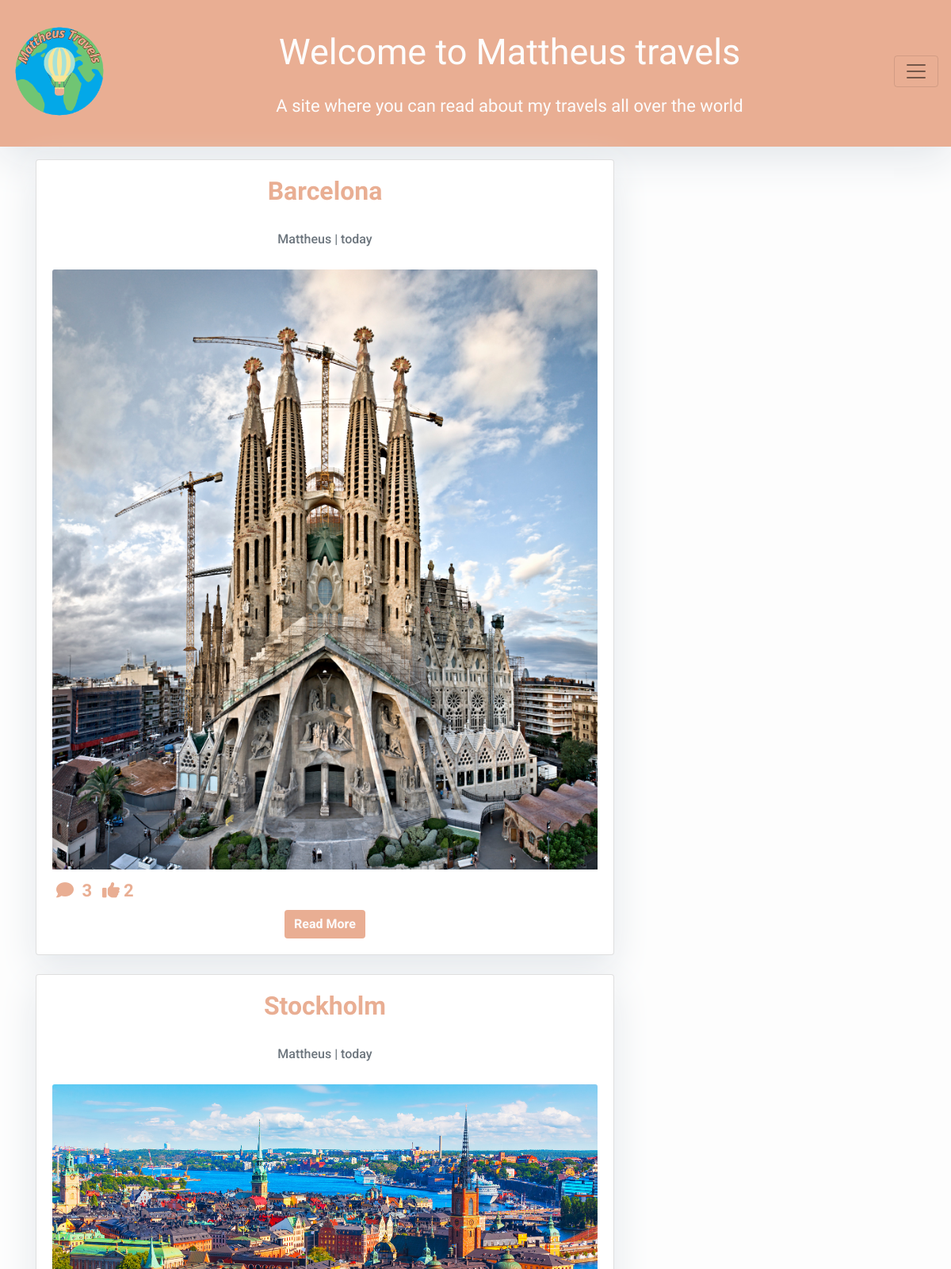
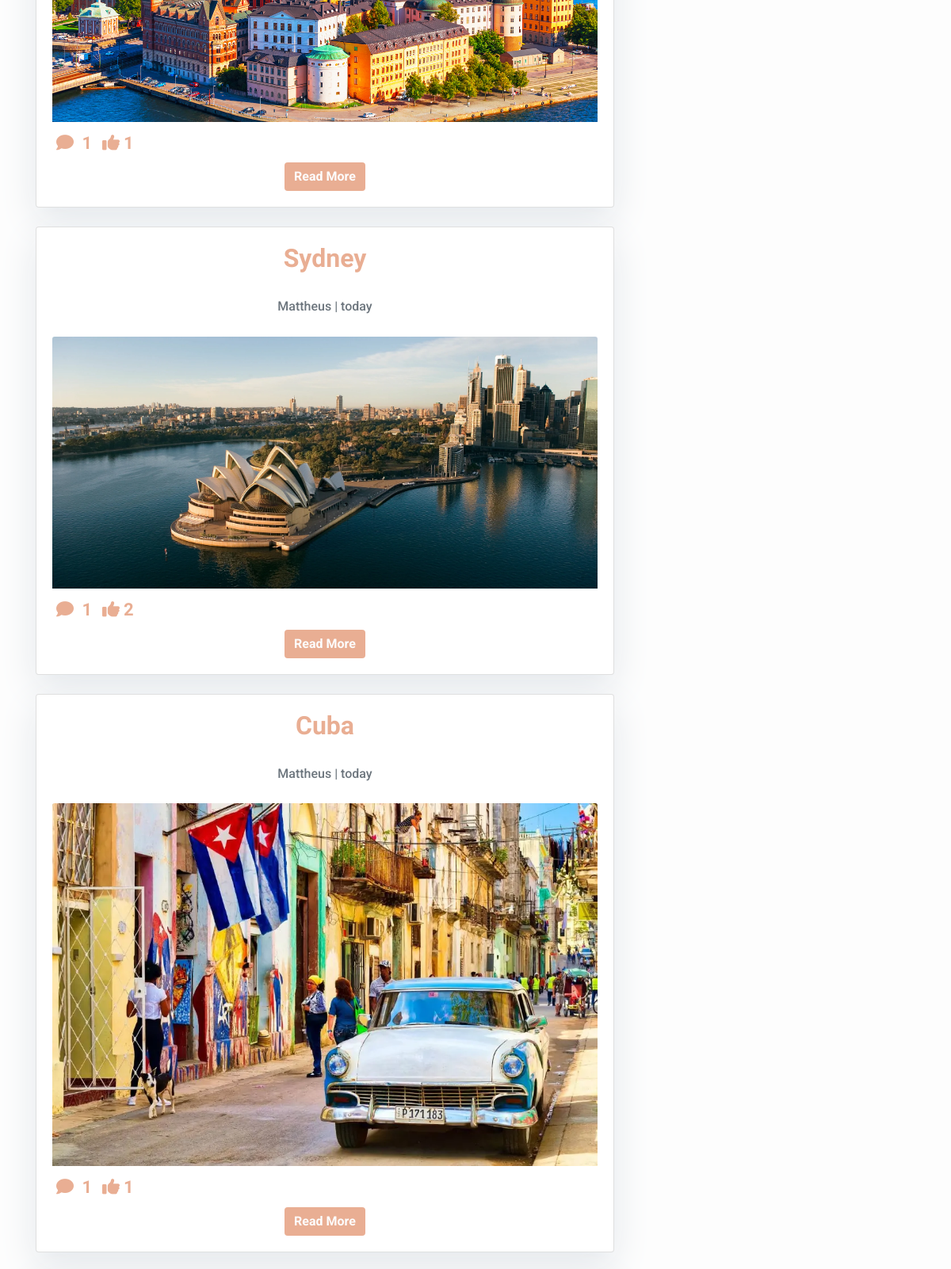
The page / (upper part) on the database its author committed (2 pictures, top to bottom).
### blog/models.py (models this page shows, shortened)
class Post(models.Model):
    title = models.CharField(max_length=200, unique=True)
    slug = models.SlugField(max_length=200, unique=True)
    author = models.ForeignKey(User, on_delete=models.CASCADE, related_name="blog_posts")
    updated_on = models.DateTimeField(auto_now=True)
    content = models.TextField()
    created_on = models.DateTimeField(auto_now_add=True)
    status = models.IntegerField(choices=STATUS, default=0)
    image = models.ImageField(upload_to="images/", blank=True, null=True)
    likes = models.ManyToManyField(User, related_name='liked_posts', blank=True)
    class Meta:
        ordering = ["-created_on"]

### blog/views.py (the view)
# urls.py: path('', views.PostList.as_view(), name='home'),
class PostList(generic.ListView):
    queryset = Post.objects.filter(status=1).order_by('-created_on')
    template_name = 'index.html'

### templates/index.html (shortened to what this page needs)
{% extends "base.html" %}
{% load static %}
{% load crispy_forms_tags %}
{% block content %}
{% load humanize %}
<div class="container text-center">
    <div class="row">
        <div class="col-md-8 mt-3">
            {% for post in post_list %}
            <div class="card mb-4">
                <div class="card-body">
                    <h2 class="card-title">{{ post.title }}</h2>
                    <p class="card-text text-muted h6">{{ post.author }} | {{ post.created_on | naturalday }} </p>
                    {% if post.image %}
                    <img src="{{ post.image.url }}" alt="{{ post.title }}" class="card-img-top">
                    {% endif %}
                    <div class="d-flex align-items-center mb-2">
                        <p class="card-text-comments m-0 mr-2"><i class="fas fa-comment"></i> {{ post.comments.count }}</p>
                        <p class="card-text-likes m-0"><i class="fas fa-thumbs-up"></i>{{ post.likes.count }}</p>
                    </div>
                    <a href="{% url 'post_detail' post.slug  %}" class="btn btn-primary">Read More</a>
                </div>
            </div>
            {% endfor %}
        </div>
    </div>
</div>
{%endblock%}

### static/css/style.css (style rules this page uses)
body { font-family: "Roboto", sans-serif; font-size: 22px; background-color: #fdfdfd; min-height: 100vh; }
i { color: #E9AE93; padding: 5px; padding-top: 15px; }
a { color: #E9AE93; }
.btn-primary { color: #fdfdfd; background-color: #E9AE93; text-decoration: none; font-weight: bold; border: none; }
.card { box-shadow: 0 16px 48px #E3E7EB; }
.card-title { color: #E9AE93; font-weight: bold; font-family: "Alkatra"; }
.card-text-comments { color: #E9AE93; font-weight: bold; font-family: "Alkatra"; }
.card-text-likes { color: #E9AE93; font-weight: bold; font-family: "Alkatra"; }
.card-text { padding-top: 20px; padding-bottom: 20px; }

### rows shown on the page
Post: title "Barcelona", author "Mattheus", created_on "today", image (picture), comments.count "3", likes.count "2"
Post: title "Stockholm", author "Mattheus", created_on "today", image (picture), comments.count "1", likes.count "1"
Post: title "Sydney", author "Mattheus", created_on "today", image (picture), comments.count "1", likes.count "2"
Post: title "Cuba", author "Mattheus", created_on "today", image (picture), comments.count "1", likes.count "1"
